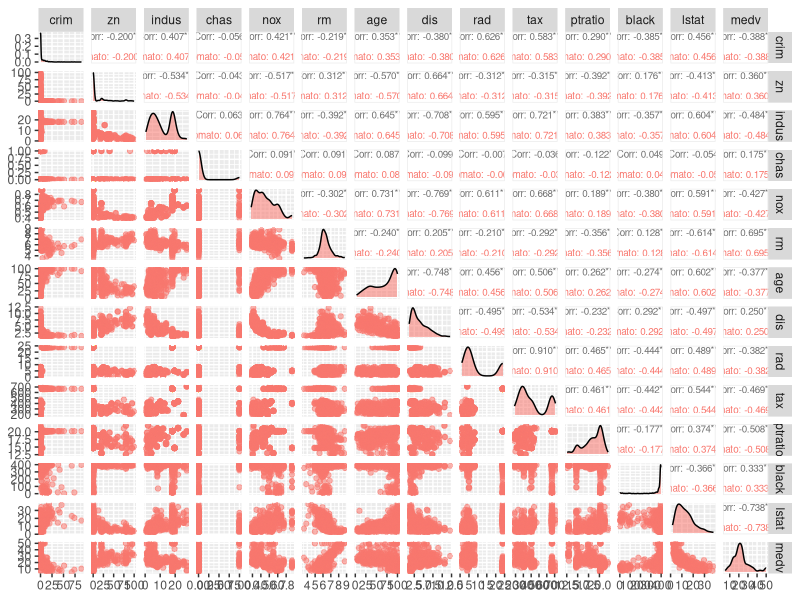
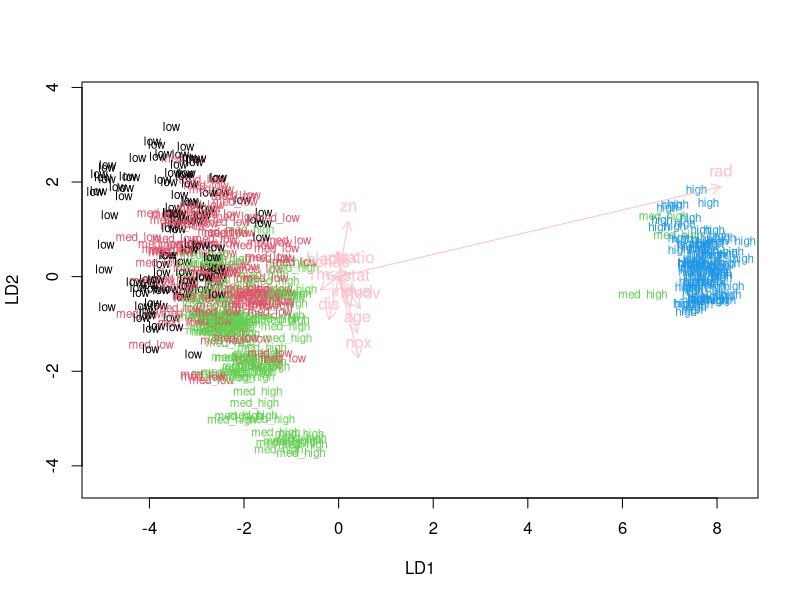
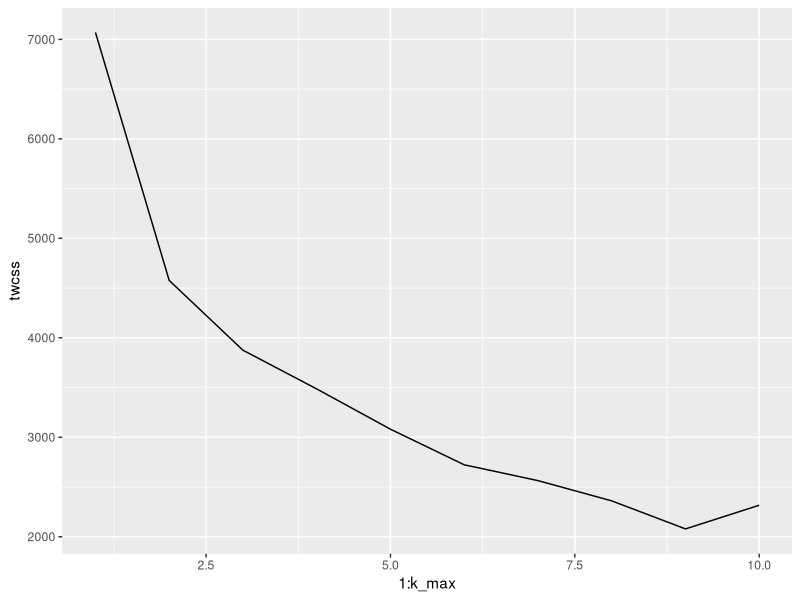

The R script that drew these images, in order: (Note: a time limit stopped this script after it produced the figures.)
## ---- chunk 1
## Loading packages
library(dplyr)
library(tidyr)
library(ggplot2)
library(GGally)
library(MASS)
## ---- chunk 2
## Reading data to alc 
data('Boston')
dim(Boston)
str(Boston)
## ---- chunk 3
summary(Boston)
## ---- chunk 4
ggpairs(Boston, mapping = aes(col='tomato',alpha=0.05), 
        lower = list(combo =wrap("facethist", bins = 30)),
        upper = list(continuous = wrap("cor", size = 2.5)))
## ---- chunk 5
## standarlize Boston
boston_scaled <- scale (Boston)
## the above data is matrix, transform it to data.frame
boston_scaled <- as.data.frame(boston_scaled)
summary (boston_scaled)
## ---- chunk 6
## create a quantile vector of crim from the scaled data
bins <- quantile(boston_scaled$crim)

## create a categorical variable 'crime'
crime <- cut(boston_scaled$crim, breaks = bins, label = c("low", "med_low", "med_high", "high"), include.lowest = TRUE)

## drop old crim from the dataset
boston_scaled <- dplyr::select(boston_scaled, -crim)

## add the new categorical value to scaled data
boston_scaled <- data.frame(boston_scaled, crime)

## how many rows in the scaled data
n <- nrow(boston_scaled)

## set seed to repeat the random sampling
set.seed(1111)

## randomly sample n indices between (0,n]
ind <- sample(n,  size = n)

## use the top 80% of ramndomly sampled indices as training data
train <- boston_scaled[head(ind,n=0.8*n),]
dim (train)
## use the tail 20% of ramndomly sampled indices as test data
test <- boston_scaled[tail(ind,n=0.2*n),]
dim (test)
## ---- chunk 7
# linear discriminant analysis
lda.fit <- lda(crime ~ ., data = train)

# the function for lda biplot arrows
lda.arrows <- function(x, myscale = 1, arrow_heads = 0.1, color = "pink", tex = 1, choices = c(1,2)){
  heads <- coef(x)
  arrows(x0 = 0, y0 = 0, 
         x1 = myscale * heads[,choices[1]], 
         y1 = myscale * heads[,choices[2]], col=color, length = arrow_heads)
  text(myscale * heads[,choices], labels = row.names(heads), 
       cex = tex, col=color, pos=3)
}

# target classes as numeric
classes <- as.numeric(train$crime)

# plot the lda results
plot.new()
plot(lda.fit, dimen = 2,col=classes, pch=classes)
lda.arrows(lda.fit, myscale = 2)
## ---- chunk 8
## save the correct classes from test data
correct_classes <- test$crime

## remove the crime variable from test data
test <- dplyr::select(test, -crime)

## predict classes with test data
lda.pred <- predict(lda.fit, newdata = test)

# cross tabulate the results
table(correct = correct_classes, predicted = lda.pred$class)

## ---- chunk 9
## reload the data
data("Boston")
## rescale the data
boston_scaledNew <- scale(Boston)
boston_scaledNew <- as.data.frame(boston_scaledNew)
## calculate the distance matrix with default 'Euclidean distance' method.
boston_scaledNew_dist <- dist(boston_scaledNew)
summary(boston_scaledNew_dist)
## ---- chunk 10
## set seed to repeat the randomness in K-means
set.seed(1234)

# set the a max number of cluster number for the observations
k_max <- 10

# calculate the total within cluster sum of squares (WCSS)
twcss <- sapply(1:k_max, function(k){kmeans(boston_scaledNew, k)$tot.withinss})

# visualize the results
qplot(x = 1:k_max, y = twcss, geom = 'line')

## ---- chunk 11
# k-means clustering
km <-kmeans(Boston, centers = 2)

# plot the Boston dataset with clusters
ggpairs(boston_scaledNew, mapping = aes(col=as.factor(unname(km$cluster)),alpha=0.05), 
        lower = list(combo =wrap("facethist", bins = 30)),
        upper = list(continuous = wrap("cor", size = 2.5)))
